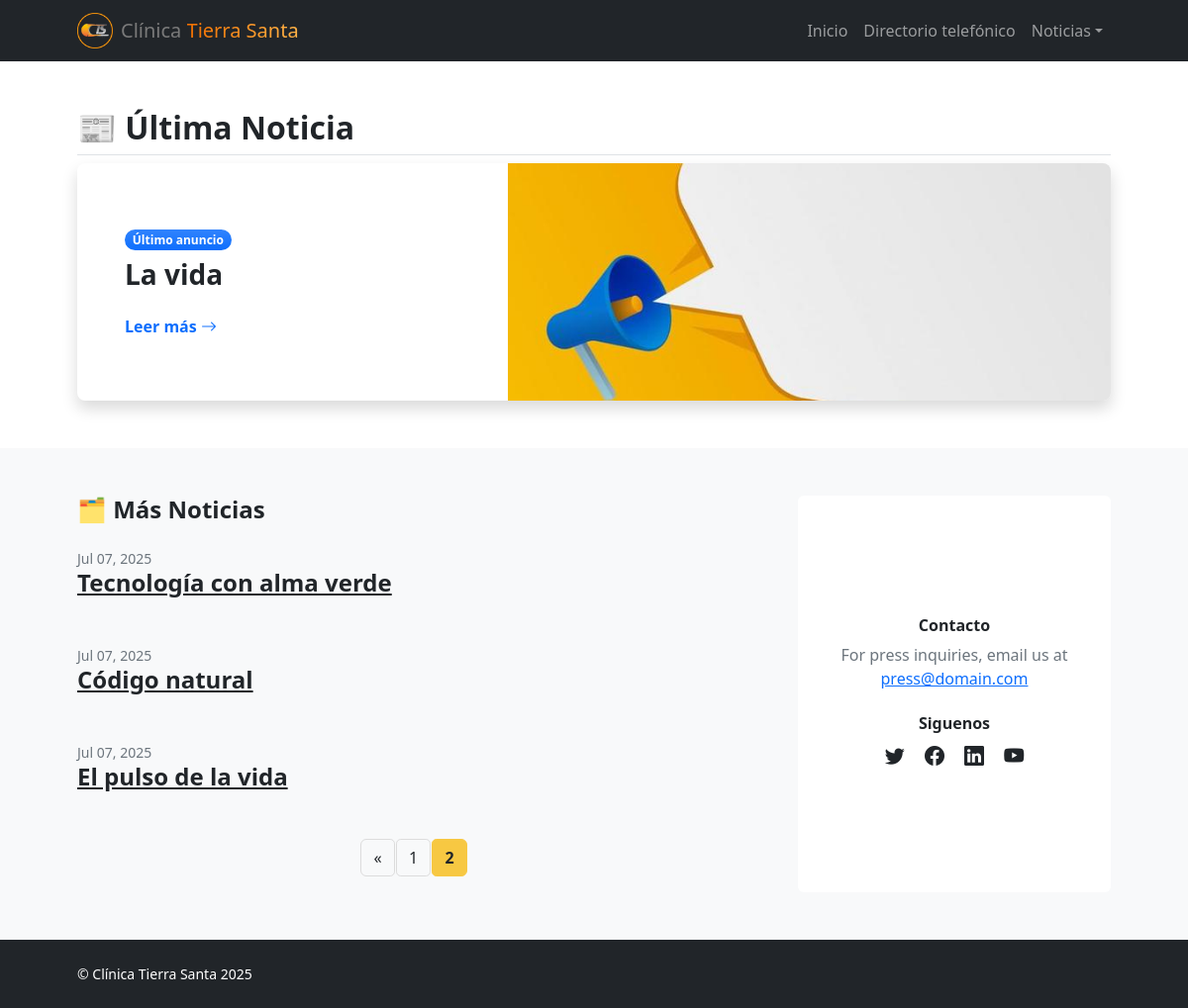
Screenshot of /blog/?page=2 with the database file from the repository.
### web/models.py (models this page shows, shortened)
class Anuncio(models.Model):
    titulo = models.CharField(max_length=200)
    contenido = models.TextField()
    imagen = models.ImageField(upload_to='anuncios/', blank=True, null=True)
    publicado = models.DateTimeField(auto_now_add=True)
    activo = models.BooleanField(default=True)
    slug = models.SlugField(unique=True, blank=True)
    autor = models.ForeignKey(
        User, on_delete=models.CASCADE, related_name='anuncios')  # 🔗 Nuevo campo

### web/views.py (the view)
# urls.py: path('blog/', views.blog_home, name='blog_home'),
def blog_home(request):
    anuncios_qs = Anuncio.objects.filter(activo=True).order_by('-publicado')
    anuncio_principal = anuncios_qs.first()
    paginator = Paginator(anuncios_qs[1:], 3)
    page_number = request.GET.get("page")
    page_obj = paginator.get_page(page_number)
    return render(request, 'blog-home.html', {
        'anuncio': anuncio_principal,
        'otros_anuncios': page_obj
    })

### templates/blog-home.html (shortened to what this page needs)
{% load static %}
<!DOCTYPE html>
<html lang="en">
<head>
    <link href="https://cdn.jsdelivr.net/npm/bootstrap-icons@1.5.0/font/bootstrap-icons.css" rel="stylesheet" />
    <link href="{% static 'assets/css/styles.css' %}" rel="stylesheet">
    <link rel="stylesheet" href="{% static 'assets/css/custom.css' %}">
</head>
<body class="d-flex flex-column">
    <main class="flex-shrink-0">
        <nav class="navbar navbar-expand-lg navbar-dark bg-dark">
            <div class="container px-5">
                <a class="navbar-brand d-flex align-items-center gap-2" href="{% url 'inicio' %}">
                    <img src="{% static 'assets/img/Logo_navbar.png' %}" alt="" height="36">
                    <span class="navbar-nombre">
                        <span class="clinica">Clínica</span>
                        <span class="tierra-santa">Tierra Santa</span>
                    </span>
                </a>
                <div class="collapse navbar-collapse" id="navbarSupportedContent">
                    <ul class="navbar-nav ms-auto mb-2 mb-lg-0">
                        <li class="nav-item"><a class="nav-link" href="{% url 'inicio' %}">Inicio</a></li>
                        <li class="nav-item"><a class="nav-link" href="{% url 'contact' %}">Directorio telefónico</a>
                        </li>
                        <li class="nav-item dropdown">
                            <a class="nav-link dropdown-toggle" id="navbarDropdownBlog" href="#" role="button"
                                data-bs-toggle="dropdown" aria-expanded="false">Noticias</a>
                        </li>
                    </ul>
                </div>
            </div>
        </nav>
        <section class="py-5">
            <div class="container px-5">
                <h2 class="fw-bold border-bottom pb-2">📰 Última Noticia</h2> {% if anuncio %}
                <div class="card border-0 shadow rounded-3 overflow-hidden">
                    <div class="row g-0 h-100">
                        <div class="col-lg-6 col-xl-5 d-flex align-items-center">
                            <div class="p-4 p-md-5 w-100">
                                <div class="badge bg-primary bg-gradient rounded-pill mb-2">Último anuncio</div>
                                <h2 class="fw-bolder fs-3 mb-3">{{ anuncio.titulo }}</h2>
                                <a class="stretched-link text-decoration-none fw-semibold"
                                    href="{% url 'anuncio_detalle' anuncio.slug %}">
                                    Leer más
                                    <i class="bi bi-arrow-right"></i>
                                </a>
                            </div>
                        </div>
                        <div class="col-lg-6 col-xl-7">
                            <div class="bg-featured-blog h-100" style="
                        background-image: url('{{ anuncio.imagen.url }}');
                        background-size: cover;
                        background-position: center;">
                            </div>
                        </div>
                    </div>
                </div>
                {% else %}
                <p class="text-muted">No hay anuncios disponibles en este momento.</p>
                {% endif %}
            </div>
        </section>
        <section class="py-5 bg-light">
            <div class="container px-5">
                <div class="row gx-5">
                    <div class="col-xl-8">
                        <h3 class="fw-bold fs-4 mb-4">🗂️ Más Noticias</h3>
                        {% for a in otros_anuncios %}
                        <div class="mb-5">
                            <div class="small text-muted">{{ a.publicado|date:"M d, Y" }}</div>
                            <a class="link-dark text-decoration-underline" href="{% url 'anuncio_detalle' a.slug %}">
                                <h3 class="fw-semibold fs-4 mb-1">{{ a.titulo }}</h3>
                            </a>
                        </div>
                        {% empty %}
                        <p class="text-muted fs-5">No hay más anuncios por ahora.</p>
                        {% endfor %}
                        {% if otros_anuncios.has_other_pages %}
                        <div class="d-flex justify-content-center">
                            <nav aria-label="Paginación de noticias">
                                <ul class="pagination">
                                    {% if otros_anuncios.has_previous %}
                                    <li class="page-item">
                                        <a class="page-link"
                                            href="?page={{ otros_anuncios.previous_page_number }}">«</a>
                                    </li>
                                    {% endif %}
                                    {% for num in otros_anuncios.paginator.page_range %}
                                    <li class="page-item {% if otros_anuncios.number == num %}active{% endif %}">
                                        <a class="page-link" href="?page={{ num }}">{{ num }}</a>
                                    </li>
                                    {% endfor %}
                                </ul>
                            </nav>
                        </div>
                        {% endif %}
                    </div>
                    <div class="col-xl-4">
                        <div class="card border-0 h-100">
                            <div class="card-body p-4">
                                <div class="d-flex h-100 align-items-center justify-content-center">
                                    <div class="text-center">
                                        <div class="h6 fw-bolder">Contacto</div>
                                        <p class="text-muted mb-4">
                                            For press inquiries, email us at
                                            <br />
                                            <a href="#!">press@domain.com</a>
                                        </p>
                                        <div class="h6 fw-bolder">Siguenos</div>
                                        <a class="fs-5 px-2 link-dark" href="#!"><i class="bi-twitter"></i></a>
                                        <a class="fs-5 px-2 link-dark" href="#!"><i class="bi-facebook"></i></a>
                                        <a class="fs-5 px-2 link-dark" href="#!"><i class="bi-linkedin"></i></a>
                                        <a class="fs-5 px-2 link-dark" href="#!"><i class="bi-youtube"></i></a>
                                    </div>
                                </div>
                            </div>
                        </div>
                    </div>
                </div>
            </div>
        </section>
    </main>
    <footer class="bg-dark py-4 mt-auto">
        <div class="container px-5">
            <div class="row align-items-center justify-content-between flex-column flex-sm-row">
                <div class="col-auto">
                    <div class="small m-0 text-white">&copy; Clínica Tierra Santa 2025</div>
                </div>
            </div>
        </div>
    </footer>
</body>
</html>

### static/assets/css/custom.css (style rules this page uses)
body { scroll-behavior: smooth; transition: background-color 0.3s ease, color 0.3s ease; }
.clinica { color: #7a7a7a; }
.tierra-santa { background: linear-gradient(90deg, #f16f00, #ffb347); -webkit-background-clip: text; -webkit-text-fill-color: transparent; display: inline-block; }
.pagination .page-link { color: #212529; background-color: #f8f9fa; border: 1px solid #dcdcdc; border-radius: 0.3rem; margin: 0 0.15rem; transition: all 0.2s ease; }
.pagination .page-item.active .page-link { background-color: #f7c842; border-color: #f7c842; color: #212529; font-weight: 600; }

### rows the page displays
Anuncio: titulo "La vida", imagen (picture)
Anuncio: publicado "Jul 07, 2025", titulo "Tecnología con alma verde"
Anuncio: publicado "Jul 07, 2025", titulo "Código natural"
Anuncio: publicado "Jul 07, 2025", titulo "El pulso de la vida"

### other values shown
{{ num }} "1" "2"
